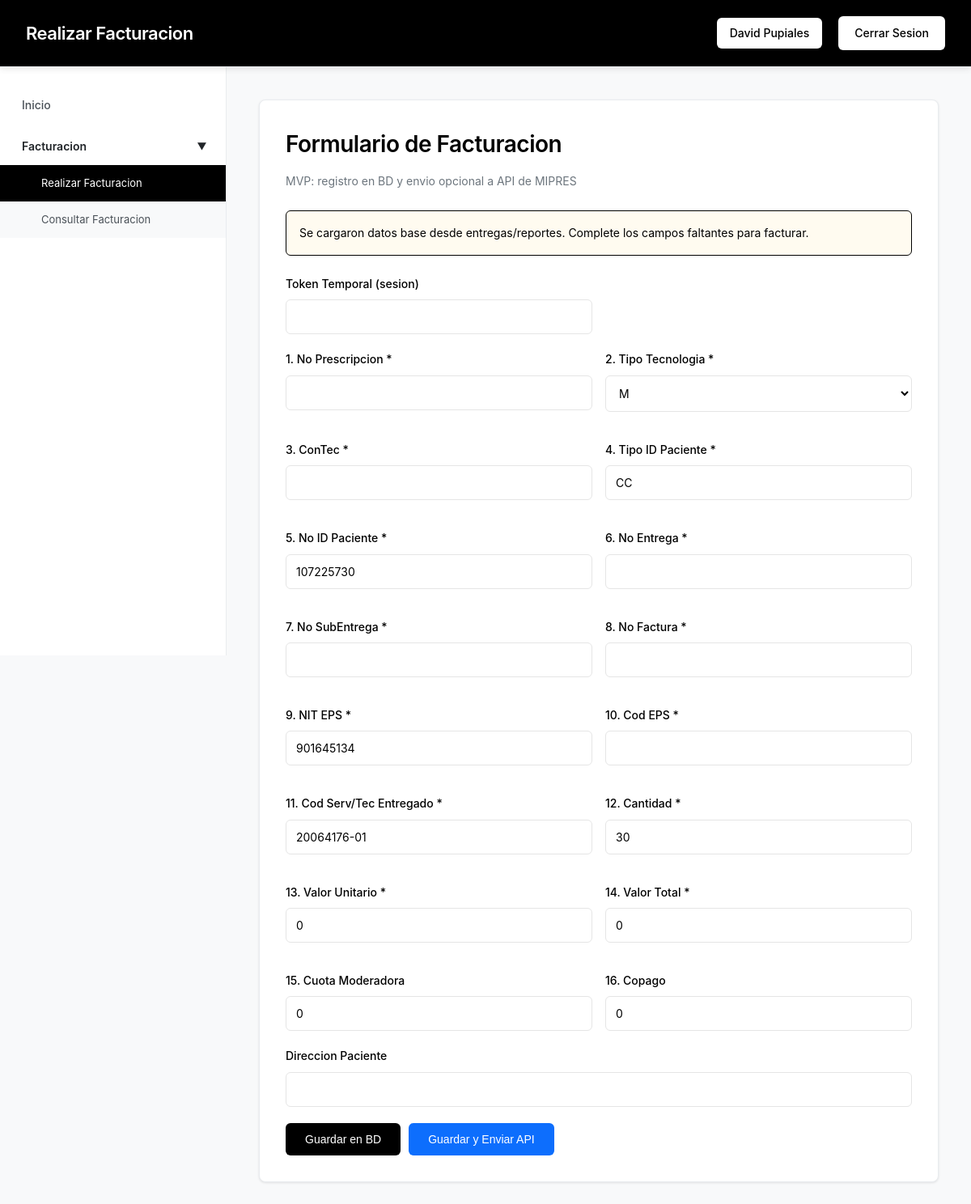
The app's page /facturacion/realizar_facturacion.php?source_id=3685&tipo_tec=M (signed in) with its own data.
### tables this page shows
CREATE TABLE `entregas_reportes_exitosos` (
  `id` int(11) NOT NULL,
  `tipo_registro` enum('ENTREGA','REPORTE_ENTREGA') NOT NULL COMMENT 'Tipo de registro: ENTREGA o REPORTE_ENTREGA',
  `usuario_id` int(11) NOT NULL,
  `nombre_usuario` varchar(150) DEFAULT NULL COMMENT 'Nombre completo del usuario que realizó la entrega o reporte',
  `no_prescripcion` varchar(100) DEFAULT NULL COMMENT 'Número de prescripción asociada a la entrega o reporte',
  `nit` varchar(20) NOT NULL,
  `cod_servicio` varchar(100) DEFAULT NULL,
  `cantidad_entregada` varchar(100) DEFAULT NULL,
  `tipo_id_recibe` varchar(10) DEFAULT NULL,
  `numero_id_recibe` varchar(50) DEFAULT NULL,
  `lote` varchar(100) DEFAULT NULL,
  `id_entrega` varchar(100) DEFAULT NULL,
  `estado_entrega` int(11) DEFAULT NULL,
  `valor_entregado` varchar(100) DEFAULT NULL,
  `causa_no_entrega` int(11) DEFAULT 0,
  `http_code` int(11) NOT NULL DEFAULT 200 COMMENT 'Código HTTP de la respuesta exitosa',
  `fecha_registro` timestamp NOT NULL DEFAULT current_timestamp() COMMENT 'Fecha y hora de registro del éxito'
);

### config/database.php (called while the page is built, shortened)
<?php
try {
    $dsn = "mysql:host=" . DB_HOST . ";port=" . DB_PORT . ";dbname=" . DB_NAME . ";charset=utf8mb4";
    $options = [
        PDO::ATTR_ERRMODE => PDO::ERRMODE_EXCEPTION,
        PDO::ATTR_DEFAULT_FETCH_MODE => PDO::FETCH_ASSOC,
        PDO::ATTR_EMULATE_PREPARES => false,
    ];
    $pdo = new PDO($dsn, DB_USER, DB_PASS, $options);
} catch(PDOException $e) {
    die("Error de conexión a la base de datos: " . $e->getMessage() . "<br>Verifica que MySQL esté corriendo en el puerto " . DB_PORT . " y que la base de datos 'mipres_db' exista.");
}
class Database {
    private static $instance = null;
    private $connection;
    private function __construct() {
        global $pdo;
        $this->connection = $pdo;
    }
    public static function getInstance() {
        if (self::$instance === null) {
            self::$instance = new self();
        }
        return self::$instance;
    }
    public function getConnection() {
        return $this->connection;
    }
}
?>

### includes/auth.php (called while the page is built, shortened)
<?php
require_once __DIR__ . '/../config/database.php';
class Auth {
    public function isAuthenticated() {
        return true;
    }
    public function getCurrentUser() {
        return [
            'id' => $_SESSION['user_id'],
            'username' => $_SESSION['username'],
            'nombre_completo' => $_SESSION['nombre_completo'],
            'rol' => $_SESSION['rol']
        ];
    }
}
?>

### facturacion/realizar_facturacion.php (the view, shortened to what this page needs)
<?php
require_once __DIR__ . '/../config/database.php';
require_once __DIR__ . '/../includes/auth.php';
$auth = new Auth();
$usuario = $auth->getCurrentUser();
$mensaje = '';
$tipo_mensaje = '';
$datosFormulario = [
    'no_prescripcion' => '',
    'tipo_tec' => 'M',
    'con_tec' => '',
    'tipo_id_paciente' => '',
    'no_id_paciente' => '',
    'no_entrega' => '',
    'no_sub_entrega' => '',
    'no_factura' => '',
    'no_id_eps' => $_SESSION['token_nit'] ?? '',
    'cod_eps' => '',
    'cod_ser_tec_entregado' => '',
    'cant_un_min_dis' => '0',
    'valor_unit_facturado' => '0',
    'valor_tot_facturado' => '0',
    'cuota_moderadora' => '0',
    'copago' => '0',
    'dir_paciente' => ''
];
$candidateId = 0;
if ($candidateId === 0 && isset($_GET['source_id']) && is_numeric($_GET['source_id'])) {
    $sourceId = (int) $_GET['source_id'];
    try {
        $stmt = $pdo->prepare('SELECT * FROM entregas_reportes_exitosos WHERE id = ? LIMIT 1');
        $stmt->execute([$sourceId]);
        $source = $stmt->fetch(PDO::FETCH_ASSOC);
        if ($source) {
            $datosFormulario['no_prescripcion'] = $source['no_prescripcion'] ?? '';
            $datosFormulario['tipo_id_paciente'] = $source['tipo_id_recibe'] ?? '';
            $datosFormulario['no_id_paciente'] = $source['numero_id_recibe'] ?? '';
            $datosFormulario['no_id_eps'] = $source['nit'] ?? $datosFormulario['no_id_eps'];
            $datosFormulario['cod_ser_tec_entregado'] = $source['cod_servicio'] ?? '';
            $datosFormulario['cant_un_min_dis'] = $source['cantidad_entregada'] ?? '0';
            if (!empty($_GET['tipo_tec'])) {
                $datosFormulario['tipo_tec'] = trim($_GET['tipo_tec']);
            }
            $mensaje = 'Se cargaron datos base desde entregas/reportes. Complete los campos faltantes para facturar.';
            $tipo_mensaje = 'warning';
        }
    } catch (PDOException $e) {
        $mensaje = 'No fue posible cargar la fuente para prellenado.';
        $tipo_mensaje = 'error';
    }
}
$tokenTemporalVista = $_SESSION['token_temporal'] ?? '';
?>
<!DOCTYPE html>
<html lang="es">
<head>
    <link rel="stylesheet" href="../assets/styles.css">
</head>
<body>
    <div class="header">
        <h1>Realizar Facturacion</h1>
        <div class="user-info">
            <span class="user-badge"><?php echo htmlspecialchars($usuario['nombre_completo'] ?? 'Usuario'); ?></span>
            <a href="../logout.php" class="logout-btn">Cerrar Sesion</a>
        </div>
    </div>
    <div class="layout">
        <aside class="sidebar">
            <div class="sidebar-section">
                <a href="../dashboard.php" class="sidebar-item">Inicio</a>
            </div>
            <div class="sidebar-section">
                <div class="sidebar-item sidebar-parent" onclick="toggleMenu('facturacion')">
                    <span>Facturacion</span>
                    <span class="arrow open" id="arrow-facturacion">▶</span>
                </div>
                <div class="sidebar-children open" id="menu-facturacion">
                    <a href="realizar_facturacion.php" class="sidebar-item sidebar-child active">Realizar Facturacion</a>
                    <a href="consultar_facturacion.php" class="sidebar-item sidebar-child">Consultar Facturacion</a>
                </div>
            </div>
        </aside>
        <main class="main-content">
            <div class="card">
                <h2>Formulario de Facturacion</h2>
                <p class="card-subtitle">MVP: registro en BD y envio opcional a API de MIPRES</p>
                <?php if ($mensaje !== ''): ?>
                    <div class="alert alert-<?php echo htmlspecialchars($tipo_mensaje); ?>">
                        <?php echo htmlspecialchars($mensaje); ?>
                    </div>
                <?php endif; ?>
                <form method="POST" action="">
                    <div class="grid-2">
                        <div class="form-group">
                            <label>Token Temporal (sesion)</label>
                            <input type="text" name="token_temporal" value="<?php echo htmlspecialchars(trim($tokenTemporalVista, '"')); ?>">
                        </div>
                    </div>
                    <div class="grid-2">
                        <div class="form-group"><label>1. No Prescripcion *</label><input type="text" name="no_prescripcion" required maxlength="20" value="<?php echo htmlspecialchars($datosFormulario['no_prescripcion']); ?>"></div>
                        <div class="form-group"><label>2. Tipo Tecnologia *</label>
                            <select name="tipo_tec" required>
                                <?php foreach (['M','P','D','N','S'] as $opt): ?>
                                    <option value="<?php echo $opt; ?>" <?php echo $datosFormulario['tipo_tec'] === $opt ? 'selected' : ''; ?>><?php echo $opt; ?></option>
                                <?php endforeach; ?>
                            </select>
                        </div>
                        <div class="form-group"><label>3. ConTec *</label><input type="text" name="con_tec" required maxlength="2" value="<?php echo htmlspecialchars($datosFormulario['con_tec']); ?>"></div>
                        <div class="form-group"><label>4. Tipo ID Paciente *</label><input type="text" name="tipo_id_paciente" required maxlength="2" value="<?php echo htmlspecialchars($datosFormulario['tipo_id_paciente']); ?>"></div>
                        <div class="form-group"><label>5. No ID Paciente *</label><input type="text" name="no_id_paciente" required maxlength="17" value="<?php echo htmlspecialchars($datosFormulario['no_id_paciente']); ?>"></div>
                        <div class="form-group"><label>6. No Entrega *</label><input type="text" name="no_entrega" required maxlength="4" value="<?php echo htmlspecialchars($datosFormulario['no_entrega']); ?>"></div>
                        <div class="form-group"><label>7. No SubEntrega *</label><input type="text" name="no_sub_entrega" required maxlength="2" value="<?php echo htmlspecialchars($datosFormulario['no_sub_entrega']); ?>"></div>
                        <div class="form-group"><label>8. No Factura *</label><input type="text" name="no_factura" required maxlength="96" value="<?php echo htmlspecialchars($datosFormulario['no_factura']); ?>"></div>
                        <div class="form-group"><label>9. NIT EPS *</label><input type="text" name="no_id_eps" required maxlength="17" value="<?php echo htmlspecialchars($datosFormulario['no_id_eps']); ?>"></div>
                        <div class="form-group"><label>10. Cod EPS *</label><input type="text" name="cod_eps" required maxlength="6" value="<?php echo htmlspecialchars($datosFormulario['cod_eps']); ?>"></div>
                        <div class="form-group"><label>11. Cod Serv/Tec Entregado *</label><input type="text" name="cod_ser_tec_entregado" required maxlength="20" value="<?php echo htmlspecialchars($datosFormulario['cod_ser_tec_entregado']); ?>"></div>
                        <div class="form-group"><label>12. Cantidad *</label><input type="number" name="cant_un_min_dis" required step="0.0001" value="<?php echo htmlspecialchars($datosFormulario['cant_un_min_dis']); ?>"></div>
                        <div class="form-group"><label>13. Valor Unitario *</label><input type="number" name="valor_unit_facturado" required step="0.01" value="<?php echo htmlspecialchars($datosFormulario['valor_unit_facturado']); ?>"></div>
                        <div class="form-group"><label>14. Valor Total *</label><input type="number" name="valor_tot_facturado" required step="0.01" value="<?php echo htmlspecialchars($datosFormulario['valor_tot_facturado']); ?>"></div>
                        <div class="form-group"><label>15. Cuota Moderadora</label><input type="number" name="cuota_moderadora" step="0.01" value="<?php echo htmlspecialchars($datosFormulario['cuota_moderadora']); ?>"></div>
                        <div class="form-group"><label>16. Copago</label><input type="number" name="copago" step="0.01" value="<?php echo htmlspecialchars($datosFormulario['copago']); ?>"></div>
                    </div>
                    <div class="form-group">
                        <label>Direccion Paciente</label>
                        <input type="text" name="dir_paciente" maxlength="80" value="<?php echo htmlspecialchars($datosFormulario['dir_paciente']); ?>">
                    </div>
                    <div style="display:flex;gap:10px;">
                        <button type="submit" name="enviar_facturacion" class="btn" onclick="document.getElementById('enviar-api').value='0'">Guardar en BD</button>
                        <button type="submit" name="enviar_facturacion" class="btn" style="background:#0d6efd;" onclick="document.getElementById('enviar-api').value='1'">Guardar y Enviar API</button>
                    </div>
                </form>
            </div>
        </main>
    </div>
</body>
</html>

### assets/styles.css (style rules this page uses)
* { margin: 0; padding: 0; box-sizing: border-box; }
body { font-family: -apple-system, BlinkMacSystemFont, "Segoe UI", "Roboto", "Helvetica Neue", Arial, sans-serif; background-color: #f8f9fa; color: #212529; line-height: 1.6; overflow-x: hidden; }
.header { background-color: #000000; color: #ffffff; padding: 20px 32px; display: flex; justify-content: space-between; align-items: center; box-shadow: 0 2px 8px rgba(0, 0, 0, 0.1); border-bottom: 1px solid #e9ecef; position: sticky; top: 0; z-index: 100; animation: slideInLeft 0.5s ease-out; }
.header h1 { font-size: 22px; font-weight: 600; letter-spacing: -0.5px; animation: fadeIn 0.6s ease-out 0.2s both; }
.user-info { display: flex; align-items: center; gap: 20px; animation: fadeIn 0.6s ease-out 0.3s both; }
.user-badge { background-color: #ffffff; color: #000000; padding: 8px 16px; border-radius: 6px; font-size: 14px; font-weight: 500; transition: all 0.3s ease; }
.logout-btn { background-color: #ffffff; color: #000000; border: none; padding: 10px 20px; border-radius: 6px; cursor: pointer; font-size: 14px; font-weight: 500; transition: all 0.3s ease; text-decoration: none; display: inline-block; }
.container, .layout { display: flex; min-height: calc(100vh - 73px); }
.sidebar { width: 280px; background-color: #ffffff; border-right: 1px solid #e9ecef; padding: 24px 0; position: sticky; top: 73px; height: calc(100vh - 73px); overflow-y: auto; animation: slideInRight 0.5s ease-out; }
.sidebar-section { margin-bottom: 4px; }
.sidebar-item { padding: 12px 24px; color: #495057; text-decoration: none; display: block; transition: all 0.3s ease; cursor: pointer; font-size: 14px; font-weight: 500; border-left: 3px solid transparent; position: relative; animation: slideInRight 0.3s ease-out; animation-fill-mode: both; }
.sidebar-item:nth-child(1) { animation-delay: 0.05s; }
.sidebar-item:nth-child(2) { animation-delay: 0.1s; }
.sidebar-item::before { content: ""; position: absolute; left: 0; top: 0; height: 100%; width: 0; background-color: #f8f9fa; transition: width 0.3s ease; z-index: -1; }
.sidebar-item.active { background-color: #000000; color: #ffffff; border-left-color: #000000; }
.sidebar-parent { font-weight: 600; display: flex; justify-content: space-between; align-items: center; color: #212529; }
.sidebar-children { display: none; background-color: #f8f9fa; overflow: hidden; max-height: 0; transition: max-height 0.3s ease; }
.sidebar-children.open { display: block; max-height: 500px; }
.sidebar-child { padding-left: 48px; font-size: 13px; font-weight: 400; }
.arrow { transition: transform 0.3s ease; font-size: 12px; }
.arrow.open { transform: rotate(90deg); }
.main-content { flex: 1; padding: 40px; background-color: #f8f9fa; animation: fadeIn 0.6s ease-out; }
.card { background: #ffffff; border-radius: 8px; padding: 32px; box-shadow: 0 1px 3px rgba(0, 0, 0, 0.1); margin-bottom: 32px; border: 1px solid #e9ecef; transition: all 0.3s ease; animation: scaleIn 0.5s ease-out; }
.card h2 { color: #000000; margin-bottom: 12px; font-size: 28px; font-weight: 600; letter-spacing: -0.5px; }
.card-subtitle { color: #6c757d; font-size: 14px; margin-bottom: 24px; line-height: 1.6; }
.alert { padding: 16px; border-radius: 6px; margin-bottom: 24px; font-size: 14px; border: 1px solid; animation: slideInLeft 0.3s ease-out; }
.alert-warning { background-color: #fffbf0; color: #000000; border-color: #000000; }
.form-group { margin-bottom: 20px; animation: fadeIn 0.5s ease-out; }
.form-group label { display: block; margin-bottom: 8px; color: #000000; font-weight: 500; font-size: 14px; }
.form-group input, .form-group select, .form-group textarea { width: 100%; padding: 12px; border: 1px solid #e5e5e5; border-radius: 6px; font-size: 14px; font-family: inherit; transition: all 0.3s ease; background-color: #ffffff; }
.grid-2 { display: grid; grid-template-columns: repeat(2, 1fr); gap: 16px; }
.btn { background-color: #000000; color: #ffffff; border: none; padding: 12px 24px; border-radius: 6px; cursor: pointer; font-size: 14px; font-weight: 500; transition: all 0.3s ease; display: inline-block; text-decoration: none; text-align: center; position: relative; overflow: hidden; }
.btn::before { content: ""; position: absolute; top: 50%; left: 50%; width: 0; height: 0; border-radius: 50%; background: rgba(255, 255, 255, 0.1); transform: translate(-50%, -50%); transition: width 0.6s, height 0.6s; }

### records on screen
entregas_reportes_exitosos: tipo_id_paciente "CC", no_id_paciente "107225730", no_id_eps "901645134", cod_ser_tec_entregado "20064176-01", cant_un_min_dis "30", valor_unit_facturado "0", valor_tot_facturado "0", cuota_moderadora "0", copago "0"

### other values on screen
$usuario['nombre_completo'] "David Pupiales"
$mensaje "Se cargaron datos base desde entregas/reportes. Complete los campos faltantes para facturar."
form field tipo_tec "M"
